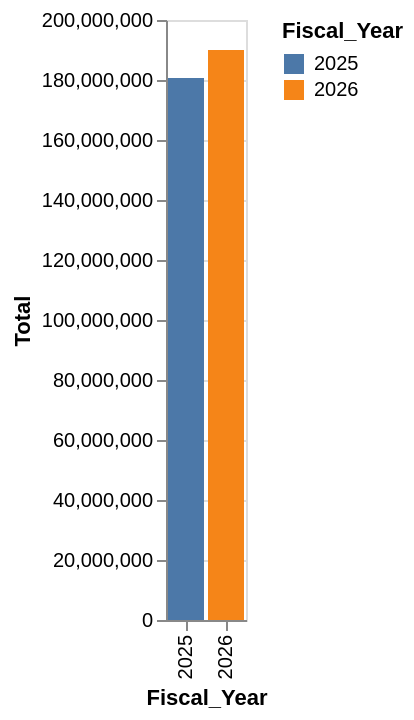

The code cell stored with this chart in its notebook:
### Markdown cell above
### Visualizations

### Code cell
revenue_by_year = bookings.groupby("Fiscal_Year", as_index=False)["Total"].sum()

alt.Chart(revenue_by_year).mark_bar().encode(
    x="Fiscal_Year:O",
    y="Total:Q",
    color="Fiscal_Year:N"
)

### Figure 1 — Vega-Lite specification as saved in the notebook (floating-point values rounded to 4 significant figures)
{"config": {"view": {"continuousWidth": 300, "continuousHeight": 300}}, "data": {"name": "data-c725d2c934bde0d01bef079bf174fdf6"}, "mark": {"type": "bar"}, "encoding": {"color": {"field": "Fiscal_Year", "type": "nominal"}, "x": {"field": "Fiscal_Year", "type": "ordinal"}, "y": {"field": "Total", "type": "quantitative"}}, "$schema": "https://vega.github.io/schema/vega-lite/v5.20.1.json", "datasets": {"data-c725d2c934bde0d01bef079bf174fdf6": [{"Fiscal_Year": 2025, "Total": 180600000.0}, {"Fiscal_Year": 2026, "Total": 190000000.0}]}}
